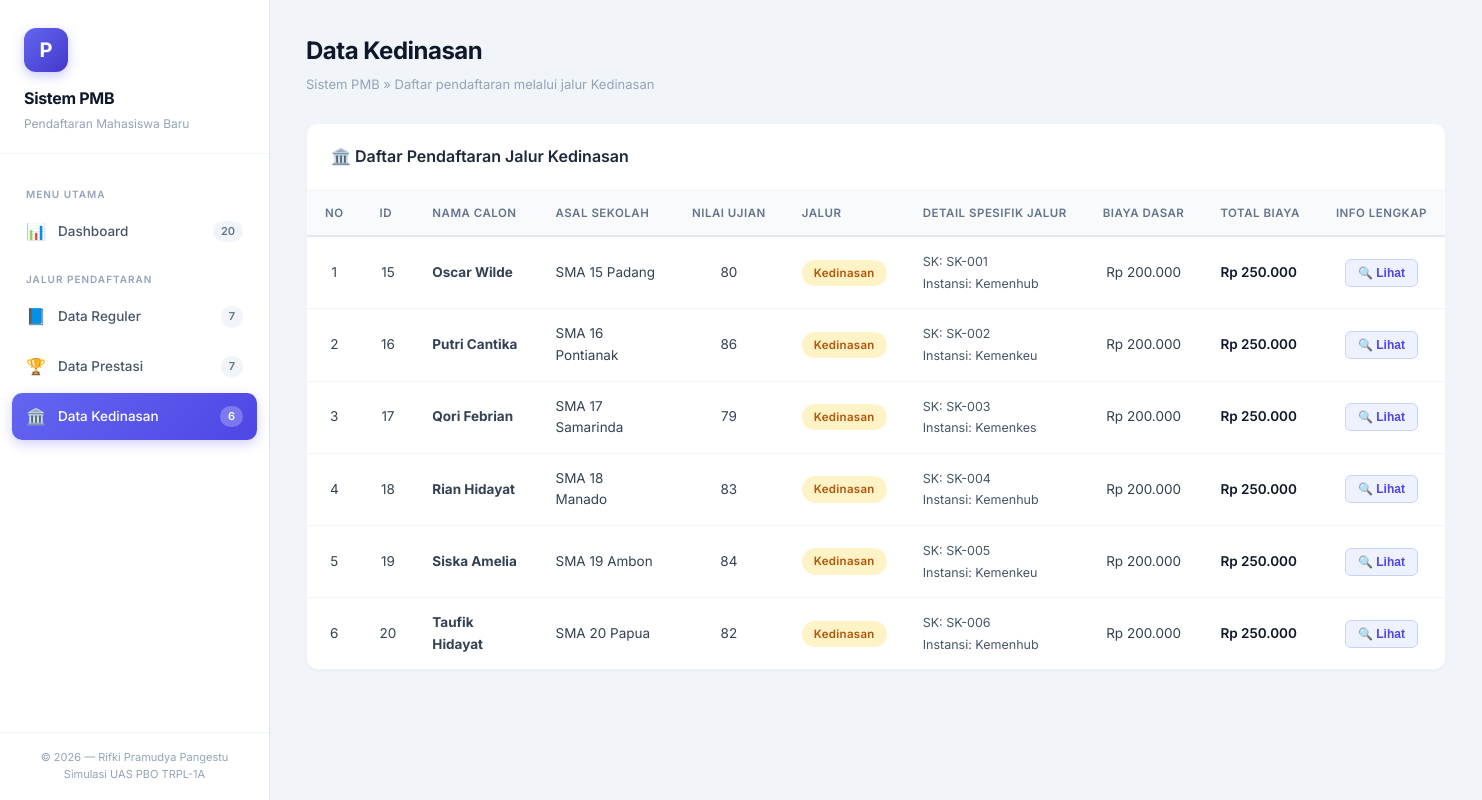
/index.php?page=kedinasan, run on the app's committed database.
### tables this page shows
CREATE TABLE `tabel_pendaftaran` (
  `id_pendaftaran` int NOT NULL,
  `nama_calon` varchar(100) NOT NULL,
  `asal_sekolah` varchar(100) NOT NULL,
  `nilai_ujian` float NOT NULL,
  `biaya_pendaftaran_dasar` int NOT NULL,
  `jalur_pendaftaran` enum('Reguler','Prestasi','Kedinasan') NOT NULL,
  `pilihan_prodi` varchar(50) DEFAULT NULL,
  `lokasi_kampus` varchar(50) DEFAULT NULL,
  `jenis_prestasi` varchar(50) DEFAULT NULL,
  `tingkat_prestasi` varchar(50) DEFAULT NULL,
  `sk_ikatan_dinas` varchar(50) DEFAULT NULL,
  `instansi_sponsor` varchar(50) DEFAULT NULL
);

### classes/PendaftaranReguler.php (called while the page is built, shortened)
<?php
require_once __DIR__ . '/Pendaftaran.php';
class PendaftaranReguler extends Pendaftaran
{
    public static function getDaftarJalur(PDO $pdo): array
    {
        $sql = "SELECT * FROM tabel_pendaftaran WHERE jalur_pendaftaran = :jalur";
        $stmt = $pdo->prepare($sql);
        $stmt->execute([':jalur' => 'Reguler']);
        $daftar = [];
        while ($row = $stmt->fetch()) {
            $daftar[] = new self(
                (int)    $row['id_pendaftaran'],
                (string) $row['nama_calon'],
                (string) $row['asal_sekolah'],
                (float)  $row['nilai_ujian'],
                (int)    $row['biaya_pendaftaran_dasar'],
                (string) $row['pilihan_prodi'],
                (string) $row['lokasi_kampus']
            );
        }
        return $daftar;
    }
}

### classes/PendaftaranPrestasi.php (called while the page is built, shortened)
<?php
require_once __DIR__ . '/Pendaftaran.php';
class PendaftaranPrestasi extends Pendaftaran
{
    public static function getDaftarJalur(PDO $pdo): array
    {
        $sql = "SELECT * FROM tabel_pendaftaran WHERE jalur_pendaftaran = :jalur";
        $stmt = $pdo->prepare($sql);
        $stmt->execute([':jalur' => 'Prestasi']);
        $daftar = [];
        while ($row = $stmt->fetch()) {
            $daftar[] = new self(
                (int)    $row['id_pendaftaran'],
                (string) $row['nama_calon'],
                (string) $row['asal_sekolah'],
                (float)  $row['nilai_ujian'],
                (int)    $row['biaya_pendaftaran_dasar'],
                (string) $row['jenis_prestasi'],
                (string) $row['tingkat_prestasi']
            );
        }
        return $daftar;
    }
}

### classes/PendaftaranKedinasan.php (called while the page is built, shortened)
<?php
require_once __DIR__ . '/Pendaftaran.php';
class PendaftaranKedinasan extends Pendaftaran
{
    protected string $sk_ikatan_dinas;
    protected string $instansi_sponsor;
    public function __construct(
        int $id_pendaftaran,
        string $nama_calon,
        string $asal_sekolah,
        float $nilai_ujian,
        int $biaya_pendaftaran_dasar,
        string $sk_ikatan_dinas,
        string $instansi_sponsor
    ) {
        $this->sk_ikatan_dinas  = $sk_ikatan_dinas;
        $this->instansi_sponsor = $instansi_sponsor;
    }
    public function hitungTotalBiaya(): int
    {
        return (int) ($this->biaya_pendaftaran_dasar * 1.25);
    }
    public function tampilkanInfoJalur(): string
    {
        return "=== Jalur Pendaftaran: KEDINASAN ===" . PHP_EOL
             . "Nama             : {$this->nama_calon}" . PHP_EOL
             . "Asal Sekolah     : {$this->asal_sekolah}" . PHP_EOL
             . "Nilai Ujian      : {$this->nilai_ujian}" . PHP_EOL
             . "SK Ikatan Dinas  : {$this->sk_ikatan_dinas}" . PHP_EOL
             . "Instansi Sponsor : {$this->instansi_sponsor}" . PHP_EOL
             . "Total Biaya      : Rp " . number_format($this->hitungTotalBiaya(), 0, ',', '.');
    }
    public static function getDaftarJalur(PDO $pdo): array
    {
        $sql = "SELECT * FROM tabel_pendaftaran WHERE jalur_pendaftaran = :jalur";
        $stmt = $pdo->prepare($sql);
        $stmt->execute([':jalur' => 'Kedinasan']);
        $daftar = [];
        while ($row = $stmt->fetch()) {
            $daftar[] = new self(
                (int)    $row['id_pendaftaran'],
                (string) $row['nama_calon'],
                (string) $row['asal_sekolah'],
                (float)  $row['nilai_ujian'],
                (int)    $row['biaya_pendaftaran_dasar'],
                (string) $row['sk_ikatan_dinas'],
                (string) $row['instansi_sponsor']
            );
        }
        return $daftar;
    }
}

### classes/Pendaftaran.php (called while the page is built, shortened)
<?php
abstract class Pendaftaran
{
    public function __construct(
        int $id_pendaftaran,
        string $nama_calon,
        string $asal_sekolah,
        float $nilai_ujian,
        int $biaya_pendaftaran_dasar
    ) {
        $this->nama_calon             = $nama_calon;
        $this->asal_sekolah           = $asal_sekolah;
        $this->nilai_ujian            = $nilai_ujian;
        $this->biaya_pendaftaran_dasar = $biaya_pendaftaran_dasar;
    }
}

### index.php (the view, shortened to what this page needs)
<?php
require_once __DIR__ . '/config/database.php';
require_once __DIR__ . '/classes/Pendaftaran.php';
require_once __DIR__ . '/classes/PendaftaranReguler.php';
require_once __DIR__ . '/classes/PendaftaranPrestasi.php';
require_once __DIR__ . '/classes/PendaftaranKedinasan.php';
$page = $_GET['page'] ?? 'dashboard';
$dataReguler   = PendaftaranReguler::getDaftarJalur($koneksi);
$dataPrestasi  = PendaftaranPrestasi::getDaftarJalur($koneksi);
$dataKedinasan = PendaftaranKedinasan::getDaftarJalur($koneksi);
$jumlahReguler   = count($dataReguler);
$jumlahPrestasi  = count($dataPrestasi);
$jumlahKedinasan = count($dataKedinasan);
$jumlahTotal     = $jumlahReguler + $jumlahPrestasi + $jumlahKedinasan;
$sqlAll = "SELECT * FROM tabel_pendaftaran ORDER BY id_pendaftaran ASC";
$stmtAll = $koneksi->query($sqlAll);
$semuaRawData = $stmtAll->fetchAll();
$semuaEntri = [];
foreach ($semuaRawData as $row) {
    $objek = null;
    if ($row['jalur_pendaftaran'] === 'Reguler') {
        $objek = new PendaftaranReguler(
            (int)    $row['id_pendaftaran'],
            (string) $row['nama_calon'],
            (string) $row['asal_sekolah'],
            (float)  $row['nilai_ujian'],
            (int)    $row['biaya_pendaftaran_dasar'],
            (string) $row['pilihan_prodi'],
            (string) $row['lokasi_kampus']
        );
    } elseif ($row['jalur_pendaftaran'] === 'Prestasi') {
        $objek = new PendaftaranPrestasi(
            (int)    $row['id_pendaftaran'],
            (string) $row['nama_calon'],
            (string) $row['asal_sekolah'],
            (float)  $row['nilai_ujian'],
            (int)    $row['biaya_pendaftaran_dasar'],
            (string) $row['jenis_prestasi'],
            (string) $row['tingkat_prestasi']
        );
    } elseif ($row['jalur_pendaftaran'] === 'Kedinasan') {
        $objek = new PendaftaranKedinasan(
            (int)    $row['id_pendaftaran'],
            (string) $row['nama_calon'],
            (string) $row['asal_sekolah'],
            (float)  $row['nilai_ujian'],
            (int)    $row['biaya_pendaftaran_dasar'],
            (string) $row['sk_ikatan_dinas'],
            (string) $row['instansi_sponsor']
        );
    }
    if ($objek !== null) {
        $semuaEntri[] = [
            'row'   => $row,
            'objek' => $objek,
        ];
    }
}
$dataTampil = match ($page) {
    'reguler'   => array_filter($semuaEntri, fn($e) => $e['objek'] instanceof PendaftaranReguler),
    'prestasi'  => array_filter($semuaEntri, fn($e) => $e['objek'] instanceof PendaftaranPrestasi),
    'kedinasan' => array_filter($semuaEntri, fn($e) => $e['objek'] instanceof PendaftaranKedinasan),
    default     => $semuaEntri,
};
$pageLabels = [
    'dashboard' => ['title' => 'Dashboard',       'desc' => 'Ringkasan data seluruh pendaftaran mahasiswa baru'],
    'reguler'   => ['title' => 'Data Reguler',     'desc' => 'Daftar pendaftaran melalui jalur Reguler'],
    'prestasi'  => ['title' => 'Data Prestasi',    'desc' => 'Daftar pendaftaran melalui jalur Prestasi'],
    'kedinasan' => ['title' => 'Data Kedinasan',   'desc' => 'Daftar pendaftaran melalui jalur Kedinasan'],
];
function getBadgeClass(Pendaftaran $obj): string
{
    return match (true) {
        $obj instanceof PendaftaranReguler   => 'badge-reguler',
        $obj instanceof PendaftaranPrestasi  => 'badge-prestasi',
        $obj instanceof PendaftaranKedinasan => 'badge-kedinasan',
        default => '',
    };
}
function getJalurLabel(Pendaftaran $obj): string
{
    return match (true) {
        $obj instanceof PendaftaranReguler   => 'Reguler',
        $obj instanceof PendaftaranPrestasi  => 'Prestasi',
        $obj instanceof PendaftaranKedinasan => 'Kedinasan',
        default => 'Unknown',
    };
}
?>
<!DOCTYPE html>
<html lang="id">
<head>
    <link rel="stylesheet" href="assets/css/style.css">
</head>
<body>
<div class="app-wrapper">
    <aside class="sidebar" id="sidebar">
        <div class="sidebar-brand">
            <div class="brand-icon">P</div>
            <h2>Sistem PMB</h2>
            <p>Pendaftaran Mahasiswa Baru</p>
        </div>
        <nav class="sidebar-nav">
            <div class="nav-section-label">Menu Utama</div>
            <a href="index.php?page=dashboard"
               class="nav-link <?= $page === 'dashboard' ? 'active' : '' ?>"
               id="nav-dashboard">
                <span class="nav-icon">📊</span>
                Dashboard
                <span class="nav-badge"><?= $jumlahTotal ?></span>
            </a>
            <div class="nav-section-label">Jalur Pendaftaran</div>
            <a href="index.php?page=reguler"
               class="nav-link <?= $page === 'reguler' ? 'active' : '' ?>"
               id="nav-reguler">
                <span class="nav-icon">📘</span>
                Data Reguler
                <span class="nav-badge"><?= $jumlahReguler ?></span>
            </a>
            <a href="index.php?page=prestasi"
               class="nav-link <?= $page === 'prestasi' ? 'active' : '' ?>"
               id="nav-prestasi">
                <span class="nav-icon">🏆</span>
                Data Prestasi
                <span class="nav-badge"><?= $jumlahPrestasi ?></span>
            </a>
            <a href="index.php?page=kedinasan"
               class="nav-link <?= $page === 'kedinasan' ? 'active' : '' ?>"
               id="nav-kedinasan">
                <span class="nav-icon">🏛️</span>
                Data Kedinasan
                <span class="nav-badge"><?= $jumlahKedinasan ?></span>
            </a>
        </nav>
        <div class="sidebar-footer">
            <p>&copy; <?= date('Y') ?> — Rifki Pramudya Pangestu</p>
            <p>Simulasi UAS PBO TRPL-1A</p>
        </div>
    </aside>
    <main class="main-content" id="main-content">
        <div class="page-header">
            <h1><?= htmlspecialchars($pageLabels[$page]['title']) ?></h1>
            <p class="breadcrumb-text">
                Sistem PMB &raquo; <?= htmlspecialchars($pageLabels[$page]['desc']) ?>
            </p>
        </div>
        <div class="table-card" id="table-pendaftaran">
            <div class="table-card-header">
                <h3>
                    <?php
                    echo match ($page) {
                        'reguler'   => '📘 Daftar Pendaftaran Jalur Reguler',
                        'prestasi'  => '🏆 Daftar Pendaftaran Jalur Prestasi',
                        'kedinasan' => '🏛️ Daftar Pendaftaran Jalur Kedinasan',
                        default     => '📋 Seluruh Data Pendaftaran',
                    };
                    ?>
                </h3>
            </div>
            <div class="table-responsive">
                <?php if (empty($dataTampil)): ?>
                    <div class="empty-state">
                        <div class="empty-icon">📭</div>
                        <p>Belum ada data pendaftaran.</p>
                    </div>
                <?php else: ?>
                    <table class="data-table" id="tabel-data">
                        <thead>
                            <tr>
                                <th>No</th>
                                <th>ID</th>
                                <th>Nama Calon</th>
                                <th>Asal Sekolah</th>
                                <th>Nilai Ujian</th>
                                <th>Jalur</th>
                                <th>Detail Spesifik Jalur</th>
                                <th>Biaya Dasar</th>
                                <th>Total Biaya</th>
                                <th>Info Lengkap</th>
                            </tr>
                        </thead>
                        <tbody>
                        <?php
                        $no = 1;
                        foreach ($dataTampil as $entry):
                            $row   = $entry['row'];
                            $objek = $entry['objek'];
                            $totalBiaya = $objek->hitungTotalBiaya();
                            $infoJalur  = $objek->tampilkanInfoJalur();
                            $badgeClass = getBadgeClass($objek);
                            $jalurLabel = getJalurLabel($objek);
                            if ($objek instanceof PendaftaranReguler) {
                                $detailSpesifik = 'Prodi: ' . htmlspecialchars($row['pilihan_prodi'])
                                    . '<br>Kampus: ' . htmlspecialchars($row['lokasi_kampus']);
                            } elseif ($objek instanceof PendaftaranPrestasi) {
                                $detailSpesifik = 'Prestasi: ' . htmlspecialchars($row['jenis_prestasi'])
                                    . '<br>Tingkat: ' . htmlspecialchars($row['tingkat_prestasi']);
                            } elseif ($objek instanceof PendaftaranKedinasan) {
                                $detailSpesifik = 'SK: ' . htmlspecialchars($row['sk_ikatan_dinas'])
                                    . '<br>Instansi: ' . htmlspecialchars($row['instansi_sponsor']);
                            } else {
                                $detailSpesifik = '-';
                            }
                        ?>
                            <tr>
                                <td class="text-center"><?= $no++ ?></td>
                                <td class="text-center"><?= htmlspecialchars($row['id_pendaftaran']) ?></td>
                                <td><strong><?= htmlspecialchars($row['nama_calon']) ?></strong></td>
                                <td><?= htmlspecialchars($row['asal_sekolah']) ?></td>
                                <td class="text-center"><?= htmlspecialchars($row['nilai_ujian']) ?></td>
                                <td>
                                    <span class="badge-jalur <?= $badgeClass ?>">
                                        <?= $jalurLabel ?>
                                    </span>
                                </td>
                                <td><span class="detail-spesifik"><?= $detailSpesifik ?></span></td>
                                <td class="text-center">Rp <?= number_format((int)$row['biaya_pendaftaran_dasar'], 0, ',', '.') ?></td>
                                <td>
                                    <span class="biaya">
                                        Rp <?= number_format($totalBiaya, 0, ',', '.') ?>
                                    </span>
                                </td>
                                <td class="text-center">
                                    <button class="btn-detail"
                                            onclick="tampilkanDetail(this)"
                                            data-info="<?= htmlspecialchars($infoJalur) ?>">
                                        🔍 Lihat
                                    </button>
                                </td>
                            </tr>
                        <?php endforeach; ?>
                        </tbody>
                    </table>
                <?php endif; ?>
            </div>
        </div>
    </main>
</div>
</body>
</html>

### data on the page
tabel_pendaftaran: id_pendaftaran "15", nama_calon "Oscar Wilde", asal_sekolah "SMA 15 Padang", nilai_ujian "80", jalurLabel "Kedinasan", sk_ikatan_dinas "SK-001", instansi_sponsor "Kemenhub", biaya_pendaftaran_dasar "200.000", biaya_pendaftaran_dasar "250.000"
tabel_pendaftaran: id_pendaftaran "16", nama_calon "Putri Cantika", asal_sekolah "SMA 16 Pontianak", nilai_ujian "86", jalurLabel "Kedinasan", sk_ikatan_dinas "SK-002", instansi_sponsor "Kemenkeu", biaya_pendaftaran_dasar "200.000", biaya_pendaftaran_dasar "250.000"
tabel_pendaftaran: id_pendaftaran "17", nama_calon "Qori Febrian", asal_sekolah "SMA 17 Samarinda", nilai_ujian "79", jalurLabel "Kedinasan", sk_ikatan_dinas "SK-003", instansi_sponsor "Kemenkes", biaya_pendaftaran_dasar "200.000", biaya_pendaftaran_dasar "250.000"
tabel_pendaftaran: id_pendaftaran "18", nama_calon "Rian Hidayat", asal_sekolah "SMA 18 Manado", nilai_ujian "83", jalurLabel "Kedinasan", sk_ikatan_dinas "SK-004", instansi_sponsor "Kemenhub", biaya_pendaftaran_dasar "200.000", biaya_pendaftaran_dasar "250.000"
tabel_pendaftaran: id_pendaftaran "19", nama_calon "Siska Amelia", asal_sekolah "SMA 19 Ambon", nilai_ujian "84", jalurLabel "Kedinasan", sk_ikatan_dinas "SK-005", instansi_sponsor "Kemenkeu", biaya_pendaftaran_dasar "200.000", biaya_pendaftaran_dasar "250.000"
tabel_pendaftaran: id_pendaftaran "20", nama_calon "Taufik Hidayat", asal_sekolah "SMA 20 Papua", nilai_ujian "82", jalurLabel "Kedinasan", sk_ikatan_dinas "SK-006", instansi_sponsor "Kemenhub", biaya_pendaftaran_dasar "200.000", biaya_pendaftaran_dasar "250.000"

### other printed values
$jumlahTotal "20"
$jumlahReguler "7"
$jumlahPrestasi "7"
$jumlahKedinasan "6"
$pageLabels[$page]['title'] "Data Kedinasan"
$pageLabels[$page]['desc'] "Daftar pendaftaran melalui jalur Kedinasan"
